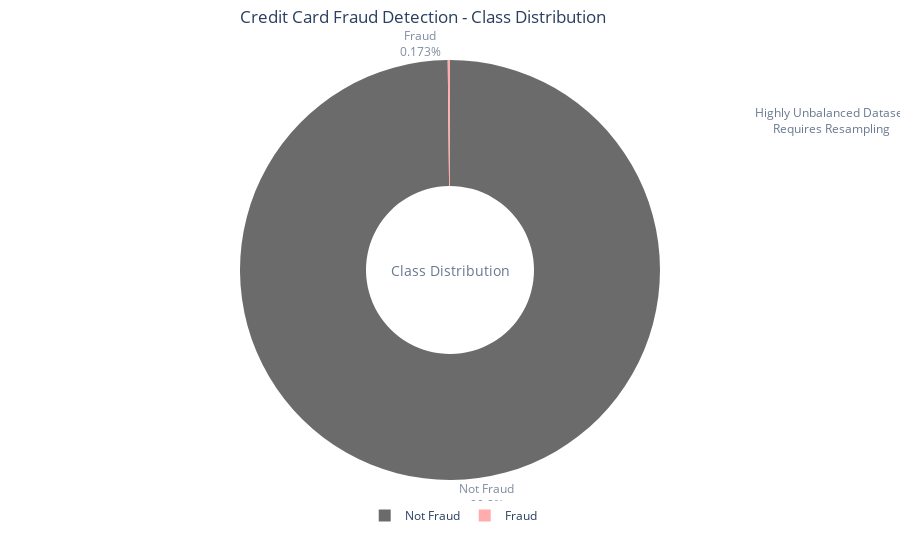

Notebook cell for this chart:
### Code cell
# Class distribution pie chart
d = df_raw['Class'].value_counts().reset_index(name='Count')
fig = px.pie(d, values='Count', names=['Not Fraud', 'Fraud'], hole=0.4, opacity=0.6,
            color_discrete_sequence=["#0B0A09", "#FF7676"])

fig.add_annotation(text='Highly Unbalanced Dataset<br>Requires Resampling',
                   x=1.2, y=0.9, showarrow=False, font_size=12, opacity=0.7)
fig.add_annotation(text='Class Distribution',
                   x=0.5, y=0.5, showarrow=False, font_size=14, opacity=0.7)

fig.update_layout(
    title=dict(text='Credit Card Fraud Detection - Class Distribution', x=0.47, y=0.98),
    legend=dict(x=0.37, y=-0.05, orientation='h'),
    hoverlabel=dict(bgcolor='white')
)

fig.update_traces(textposition='outside', textinfo='percent+label')
fig.show()

### Figure 1 — Plotly figure (JSON) as saved in the notebook; plotly's stock layout.template omitted (floating-point values rounded to 4 significant figures)
{"data": [{"domain": {"x": [0, 1], "y": [0, 1]}, "hole": 0.4, "hovertemplate": "label=%{label}<br>Count=%{value}<extra></extra>", "labels": ["Not Fraud", "Fraud"], "legendgroup": "", "name": "", "opacity": 0.6, "showlegend": true, "textinfo": "percent+label", "textposition": "outside", "type": "pie", "values": [284315, 492]}], "layout": {"annotations": [{"font": {"size": 12}, "opacity": 0.7, "showarrow": false, "text": "Highly Unbalanced Dataset<br>Requires Resampling", "x": 1.2, "y": 0.9}, {"font": {"size": 14}, "opacity": 0.7, "showarrow": false, "text": "Class Distribution", "x": 0.5, "y": 0.5}], "hoverlabel": {"bgcolor": "white"}, "legend": {"orientation": "h", "tracegroupgap": 0, "x": 0.37, "y": -0.05}, "margin": {"t": 60}, "piecolorway": ["#0B0A09", "#FF7676"], "title": {"text": "Credit Card Fraud Detection - Class Distribution", "x": 0.47, "y": 0.98}}}
